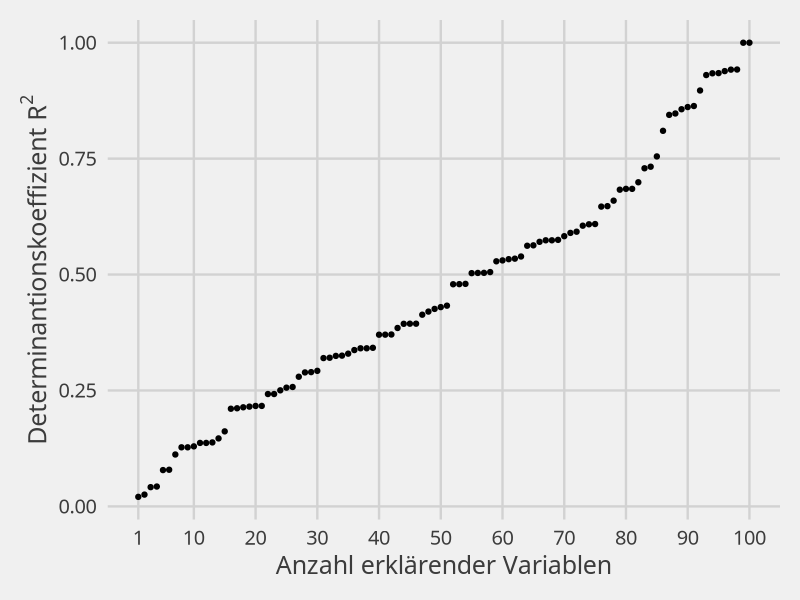

Here is the R script that generated this plot:
# This script simulates R^2 from 100 linear regression on
# 101 normal random variables. All random variables are
# uncorrelated by design.
# Preamble =================================================
rm(list = ls())
library(MASS)
library(ggplot2)
library(ggthemes)

# Definitions ==============================================
set.seed(40353)
n <- 100 # gives n_obs & n_predictors!
r2 <- vector(length = n)
adj_r2 <- vector(length = n)
dta <- mvrnorm(
  n = n + 1, mu = rep(0, length = n + 1),
  Sigma = diag(rep(1, n + 1))
)

# Generate R^2 distributions ===============================
for(i in 2:ncol(dta)){
  assign("fit", lm(dta[, 1] ~ dta[, 2:i]))
  r2[(i-1)] <- 1 - var(resid(fit))/var(dta[, 1])
  df_corr <- (length(resid(fit) - 1)) /
    (length(resid(fit)) - (length(coef(fit) - 1)))
  adj_r2[(i-1)] <- 1 - (1 - r2[(i-1)]) * df_corr
}

# generate plot ============================================
ggplot(
  data = data.frame(x = 1:length(r2), y1 = r2, y2 = adj_r2),
  aes(x = x, y = y1)
) +
  geom_point() +
  scale_x_continuous(
    limits = c(1, length(r2)),
    breaks = c(1, seq(10, 100, 10))
  ) +
  labs(
    x = "Anzahl erklärender Variablen",
    y = expression("Determinantionskoeffizient"~R^2)
  ) +
  theme_fivethirtyeight(
    base_family = "CMU Sans Serif", base_size = 1.5 * 12
  ) +
  theme(axis.title = element_text())

# housekeeping =============================================
rm(list = ls())
detach(package:MASS)
detach(package:ggthemes)
detach(package:ggplot2)
